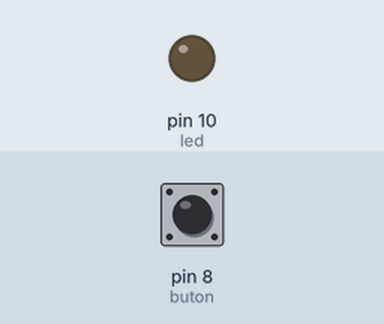
Bench run of a sketch on a simulated Arduino Uno, built with avr-gcc and run on an emulated ATmega328P. Parts: output pins drawn as LEDs (lit = HIGH). Inputs (shaded band) come from the test bench; at power-on: pin 8 (buton) LOW.

Above: at 1.2 s.
1.3 s: pin 8 (buton) pulled HIGH for 0.15 s
At 1.37 s:
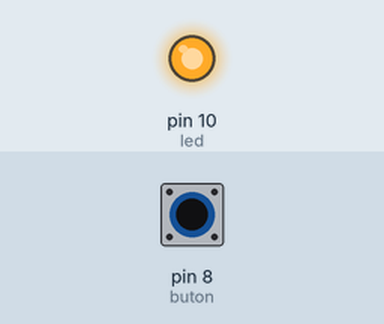
2.9 s: pin 8 (buton) pulled HIGH for 3.2 s
At 7.5 s:
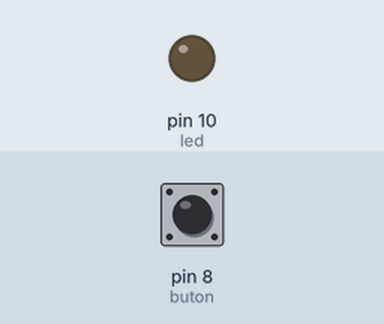
Timing chart, 0 to 9.0 s (numbered marks = the images above; inputs shaded):
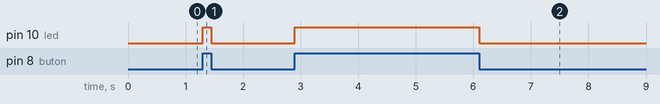

The sketch:

2_led_button.ino
```cpp
#define buton 8
#define led 10


void setup() {


  pinMode(led,OUTPUT);
  pinMode(buton,INPUT);
}

void loop() {


  if(digitalRead(buton)==1){
     digitalWrite(led,HIGH);
    }
  else{
    digitalWrite(led,LOW);
    }


}
```

Measured:
- after the input at 1.3 s, pin 10 (led): LOW → HIGH at once, → LOW 0.15 s later
- after the input at 2.9 s, pin 10 (led): LOW → HIGH at once, → LOW 3.2 s later
